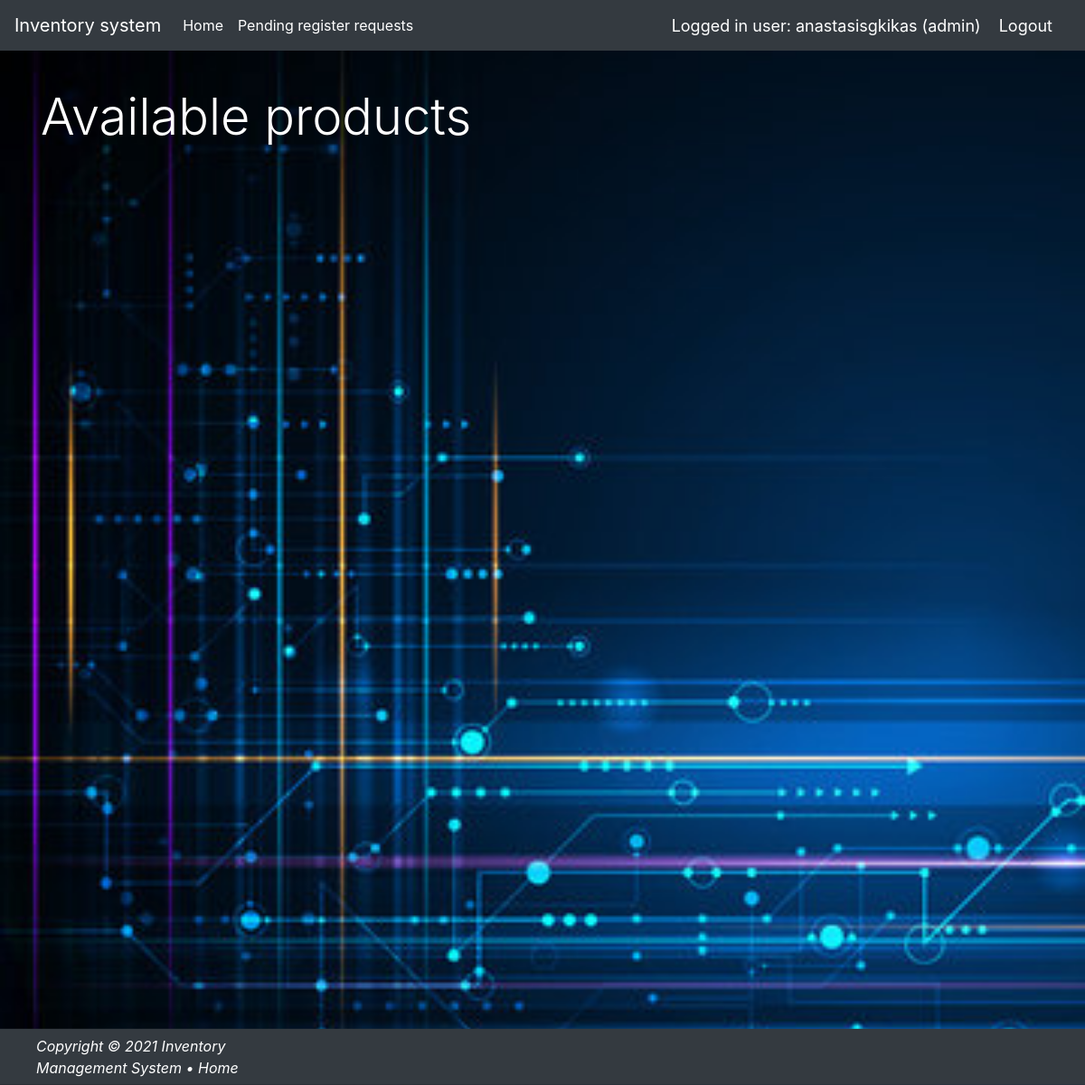
/home_customer/ (signed in), run on an earlier commit of the app's database.
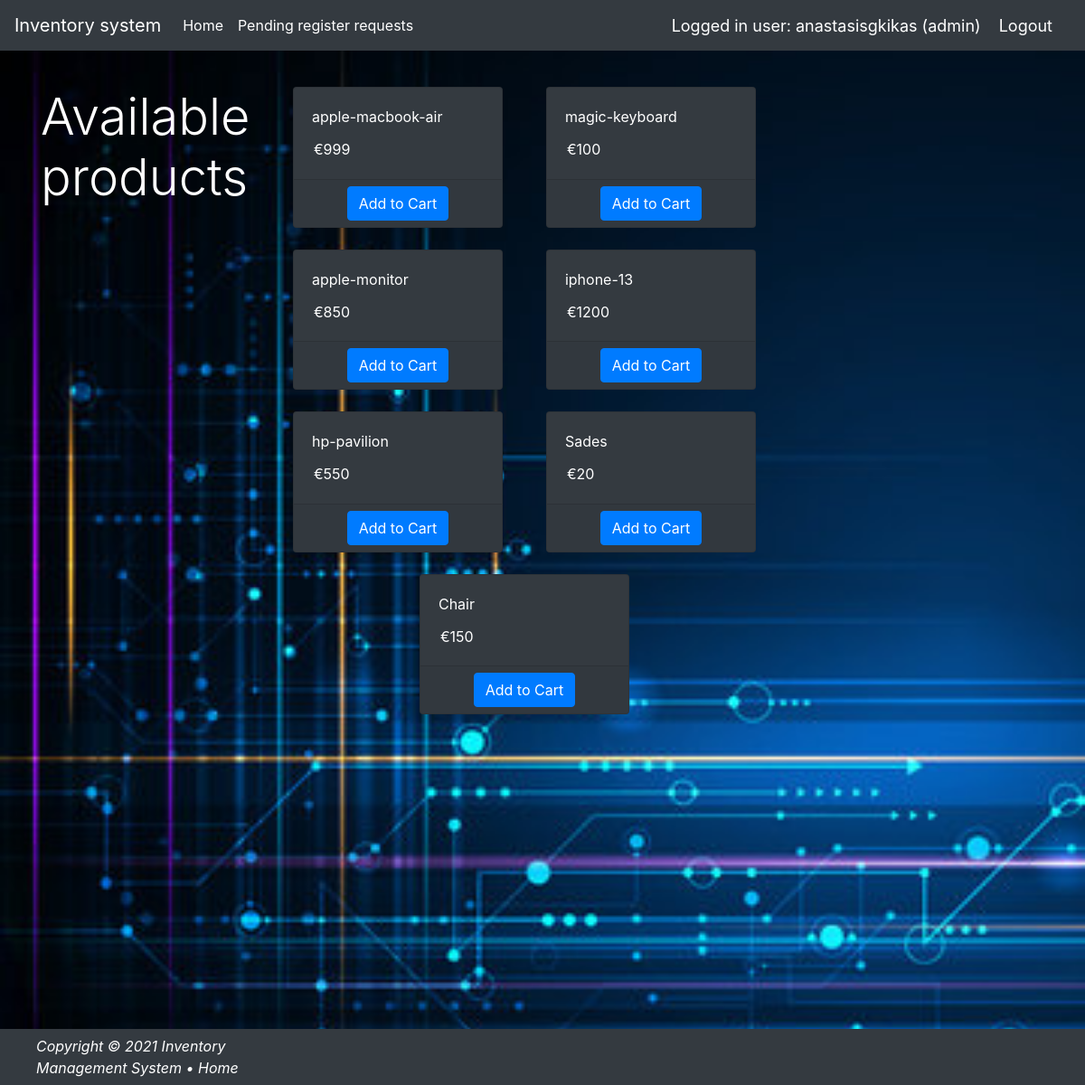
And on a later commit of the database.
### products/models.py (models this page shows, shortened)
class Product(models.Model):
    category = models.CharField(max_length=50, blank=False, choices=category_choice)
    prod_name = models.CharField(max_length=50, blank=False, null=True)
    quantity = models.IntegerField(default='0', blank=False, null=True)
    availability = models.BooleanField(default=False)
    last_updated = models.DateTimeField(auto_now_add=False, auto_now=True)
    price = models.IntegerField(default=0, blank=False)

### invmanagement/authentications.py (the view)
		def wrapper_func(request, *args, **kwargs):
			group = None
			if request.user.groups.exists():
				group = request.user.groups.all()[0].name
			if group in allowed_roles:
				return view_func(request, *args, **kwargs)
			else:
				return HttpResponse('You are not authorized to view this page')

### invmanagement/authentications.py (called while the page is built)
def allowed_users(allowed_roles=[]):
	def decorator(view_func):
		def wrapper_func(request, *args, **kwargs):
			group = None
			if request.user.groups.exists():
				group = request.user.groups.all()[0].name
			if group in allowed_roles:
				return view_func(request, *args, **kwargs)
			else:
				return HttpResponse('You are not authorized to view this page')
		return wrapper_func
	return decorator

### orders/templatetags/cart.py (called while the page is built)
@register.filter(name='currency')
def currency(price):
    return "€" + str(price)

### templates/home_customer.html (shortened to what this page needs)
{% load static %}
{% load crispy_forms_tags %}
{% load cart %}
<!doctype html>
<html lang="en">
<head>
    <link href="{% static '/css/stylesheet.css' %}" rel="stylesheet">
    <link href="{% static '/css/bootstrap.min.css' %}" rel="stylesheet">
    <link href="{% static 'css/navbar-top-fixed.css' %}" rel="stylesheet">
</head>
<body id="bg"
      style="background-repeat: no-repeat; background-size: cover;  background-image: url('{% static "img/tech.jpeg" %}')">
{% include 'navbar.html' %}
<div class="container mt-4">
    <p class="display-4" style="color:white; text-align: left;">Available products</p>
    <div class="row">
        <div id="products" class="col-lg-8">
            <div class="row mx-auto">
                {% for product in products %}
                    <div class="card mx-auto mb-4 bg-dark" style="width: 14.5rem">
                        <div class="card-body text-white">
                            <p class="card-title">{{ product.prod_name }}</p>
                            <p class="card-text">{{ product.price|currency }}
                            </p>
                        </div>
                        <div class="card-footer p-0 no-gutters">
                            {% if product|is_in_cart:request.session.cart %}
                                <div class="row no-gutters">
                                    <form action="/home_customer/" method="post" class="col-lg-2">
                                        {% csrf_token %}
                                        <input hidden type="text" value="{{ product.id }}" name="product">
                                        <input hidden type="text" value="True" name="remove">
                                        <input type="submit" value="-" class="btn btn-dark btn-block">
                                    </form>
                                    <div class=" text-center mt-2 text-white col">{{ product|cart_quantity:request.session.cart }}
                                        in Cart
                                    </div>
                                    <form action="/home_customer/" method="post" class="col-lg-2">
                                        {% csrf_token %}
                                        <input hidden type="text" value="{{ product.id }}" name="product">
                                        <input type="submit" value="+" class="btn btn-dark btn-block">
                                    </form>
                                </div>
                            {% else %}
                                <form method="post" action="/home_customer/" class="btn btn-block">
                                    <input type="submit" class="btn btn-primary" value="Add to Cart">
                                </form>
                            {% endif %}
                        </div>
                    </div>
                {% endfor %}
            </div>
        </div>
    </div>
</div>
{% include "footer.html" %}
</body>
</html>

### templates/navbar.html (shortened to what this page needs)
{% load static %}
<nav class="navbar navbar-expand-md navbar-dark fixed-top bg-dark">
    <a class="navbar-brand" href="/">Inventory system</a>
    <div class="collapse navbar-collapse" id="navbarCollapse">
        <ul class="navbar-nav mr-auto">
            {% if request.user.groups.all.0.name != "customer" %}
                <li class="nav-item active">
                    <a class="nav-link" href="/">Home <span class="sr-only">(current)</span></a>
                </li>
            {% endif %}
            {% if request.user.groups.all.0.name == "admin" %}
                <li class="nav-item active">
                    <a class="nav-link" href="/inactive_users">Pending register requests</a>
                </li>
            {% endif %}
        </ul>
        <span class="hello-msg">Logged in user: {{ request.user }} ({{ request.user.groups.all.0.name }})</span>
        <span><a class="hello-msg" href="{% url 'logout' %}">Logout</a></span>
    </div>
</nav>

### templates/footer.html
{% load static %}
<link href="{% static 'css/footer.css' %}" rel="stylesheet">
<div class="footer">
    <footer>
        <h9>Copyright &copy; 2021 Inventory Management System</h9>
        <a href="/" style="color: white; text-align: right"> • Home </a>
    </footer>
</div>

### static/css/stylesheet.css (style rules this page uses)
body { background-color: #34eb6b; min-height: 100vh; }
.bg-dark { background-repeat: no-repeat; background-size: cover; }
.container { margin: 0; display: flex; min-height: 100%; }

### static/css/navbar-top-fixed.css (style rules this page uses)
body { min-height: 75rem; padding-top: 4.5rem; }

### static/css/footer.css (style rules this page uses)
.footer { padding-left: 40px; padding-right: 865px; padding-top: 7px; padding-bottom: 7px; background-color: #343a40; color: white; font-style: italic; position: sticky; top: 100%; }

### templates/navbar.html (style rules this page uses)
.hello-msg { font-size: 18px; color: #fff; margin-right: 20px; }

What changed in the data, as far as the page shows it:
added Product: prod_name "apple-macbook-air", price "€999"
added Product: prod_name "magic-keyboard", price "€100"
added Product: prod_name "apple-monitor", price "€850"
added Product: prod_name "iphone-13", price "€1200"
added Product: prod_name "hp-pavilion", price "€550"
added Product: prod_name "Sades", price "€20"
added Product: prod_name "Chair", price "€150"
